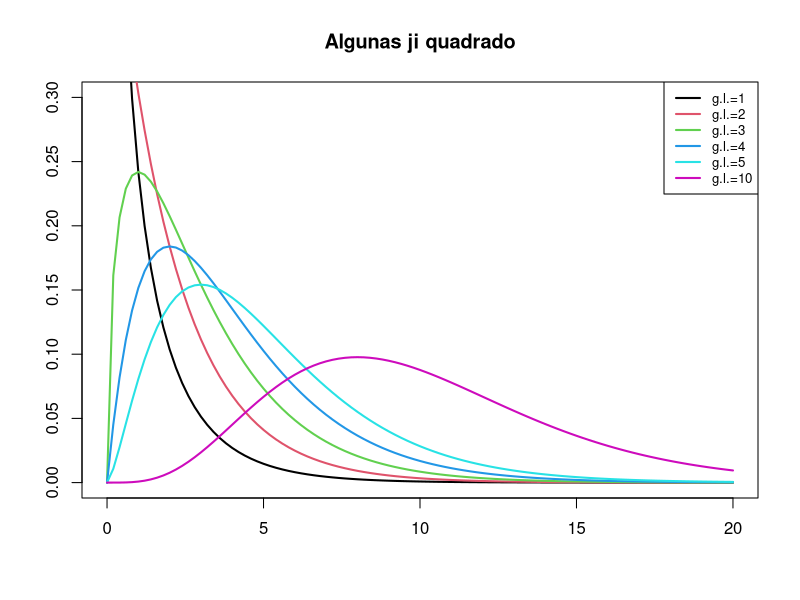
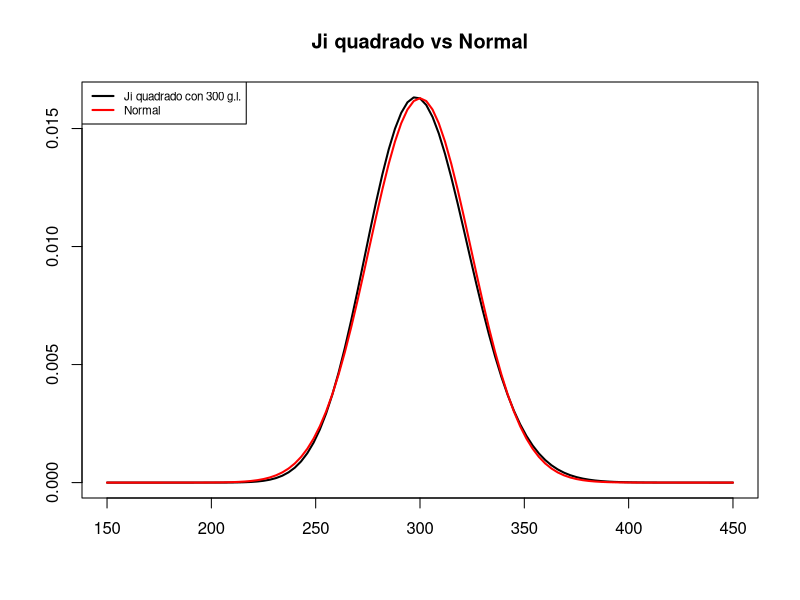
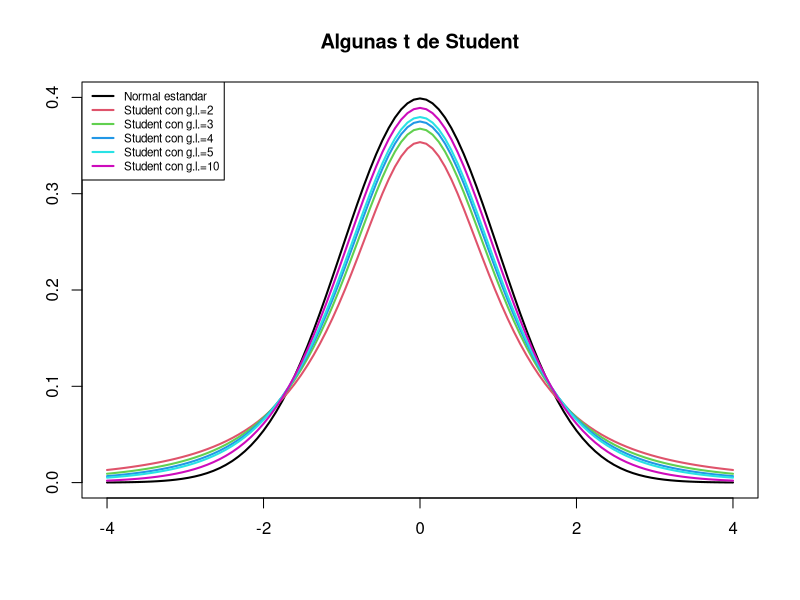
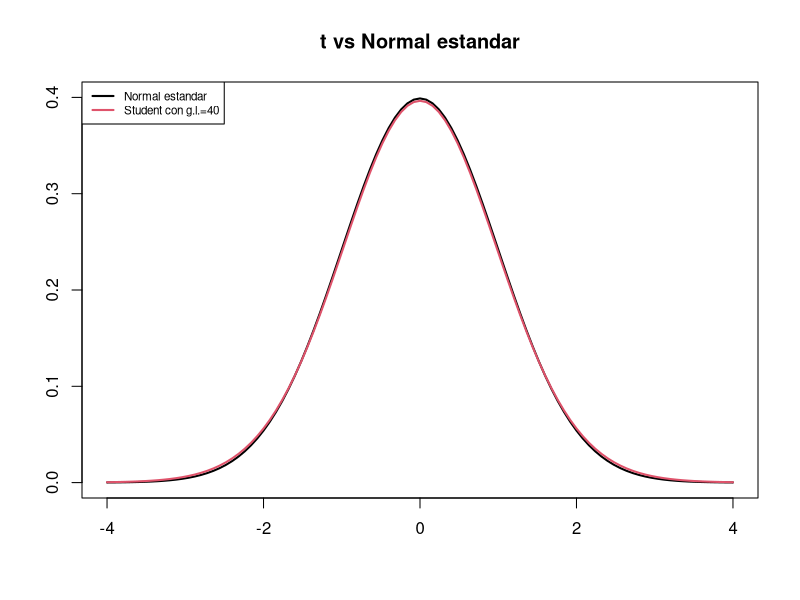

Reproduce these figures in R, in order.
## ---- chunk 1
curve(dchisq(x,1),col=1,lwd=2,xlim=c(0,20),xlab="",ylab="",ylim=c(0,0.3),main="Algunas ji quadrado")
curve(dchisq(x,2),col=2,lwd=2,add=TRUE)
curve(dchisq(x,3),col=3,lwd=2,add=TRUE)
curve(dchisq(x,4),col=4,lwd=2,add=TRUE)
curve(dchisq(x,5),col=5,lwd=2,add=TRUE)
curve(dchisq(x,10),col=6,lwd=2,add=TRUE)
legend("topright",col=1:6,lty=c(1,1),
       lwd=c(2,2),legend=paste("g.l.=",c(1:5,10),sep=""),cex=0.8)
## ---- chunk 2
curve(dchisq(x,300),xlim=c(150,450),lwd=2,xlab="",ylab="",main="Ji quadrado vs Normal")
curve(dnorm(x,300,sqrt(600)),lwd=2,col="red",add=TRUE)
legend("topleft",col=c("black","red"),lty=c(1,1),
       lwd=c(2,2),legend=c("Ji quadrado con 300 g.l.","Normal"),cex=0.7)
## ---- chunk 3
curve(dnorm(x),col=1,lwd=2,xlim=c(-4,4),xlab="",ylab="",ylim=c(0,0.4),
      main="Algunas t de Student")
curve(dt(x,2),col=2,lwd=2,add=TRUE)
curve(dt(x,3),col=3,lwd=2,add=TRUE)
curve(dt(x,4),col=4,lwd=2,add=TRUE)
curve(dt(x,5),col=5,lwd=2,add=TRUE)
curve(dt(x,10),col=6,lwd=2,add=TRUE)
legend("topleft",col=1:6,lty=rep(1,6), lwd=rep(2,6),
legend=c("Normal estandar", paste("Student con g.l.=",c(2:5,10),sep="")),cex=0.7)
## ---- chunk 4
curve(dnorm(x),col=1,lwd=2,xlim=c(-4,4),xlab="",ylab="",ylim=c(0,0.4),
      main="t vs Normal estandar")
curve(dt(x,40),col=2,lwd=2,add=TRUE)
legend("topleft",col=1:2,lty=rep(1,2), lwd=rep(2,2),
       legend=c("Normal estandar", "Student con g.l.=40"),cex=0.7)
